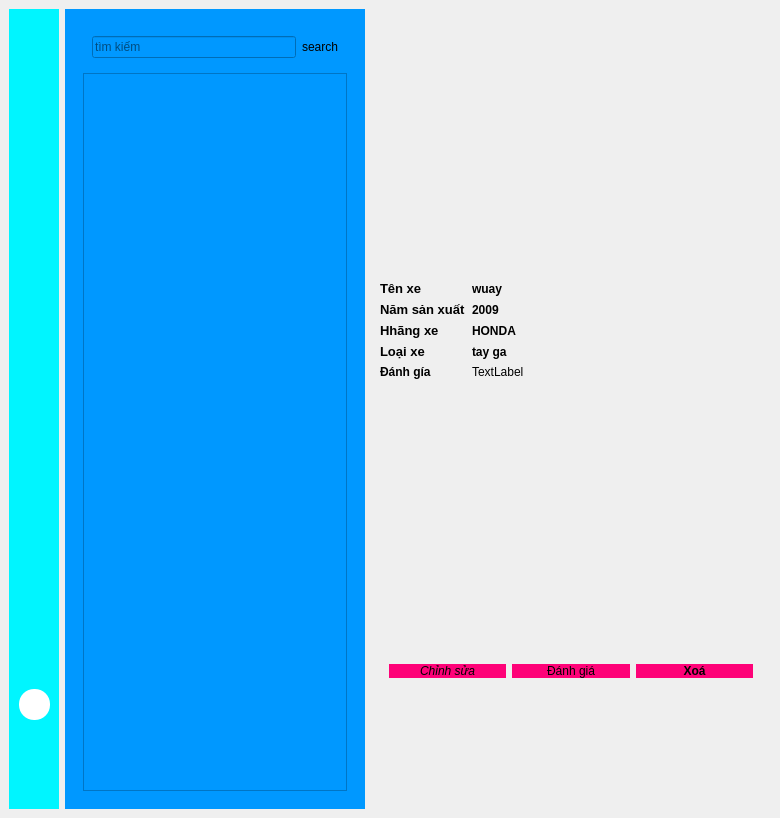
<?xml version="1.0" encoding="UTF-8"?>
<ui version="4.0">
 <class>MainWindow</class>
 <widget class="QMainWindow" name="MainWindow">
  <property name="geometry">
   <rect>
    <x>0</x>
    <y>0</y>
    <width>780</width>
    <height>818</height>
   </rect>
  </property>
  <property name="windowTitle">
   <string>MainWindow</string>
  </property>
  <widget class="QWidget" name="centralwidget">
   <layout class="QHBoxLayout" name="horizontalLayout">
    <item>
     <widget class="QWidget" name="widget_2" native="true">
      <property name="minimumSize">
       <size>
        <width>50</width>
        <height>0</height>
       </size>
      </property>
      <property name="maximumSize">
       <size>
        <width>50</width>
        <height>800</height>
       </size>
      </property>
      <property name="styleSheet">
       <string notr="true">background-color: #00f5ff ;</string>
      </property>
      <widget class="QLabel" name="label">
       <property name="geometry">
        <rect>
         <x>10</x>
         <y>10</y>
         <width>30</width>
         <height>30</height>
        </rect>
       </property>
       <property name="text">
        <string/>
       </property>
       <property name="pixmap">
        <pixmap>../assets/anh2.png</pixmap>
       </property>
       <property name="scaledContents">
        <bool>true</bool>
       </property>
      </widget>
      <widget class="QPushButton" name="account_btn">
       <property name="geometry">
        <rect>
         <x>10</x>
         <y>680</y>
         <width>31</width>
         <height>31</height>
        </rect>
       </property>
       <property name="styleSheet">
        <string notr="true">QPushButton {
	background-color: #ffffff  ;
	border-radius: 15px;
}

QWidget:hover {
	background-color: #0008ff ;
	color: white;
}

</string>
       </property>
       <property name="text">
        <string/>
       </property>
       <property name="icon">
        <iconset>
         <normaloff>../assets/exit-100.png</normaloff>../assets/exit-100.png</iconset>
       </property>
       <property name="iconSize">
        <size>
         <width>30</width>
         <height>30</height>
        </size>
       </property>
      </widget>
      <widget class="QPushButton" name="create_btn">
       <property name="geometry">
        <rect>
         <x>10</x>
         <y>50</y>
         <width>31</width>
         <height>31</height>
        </rect>
       </property>
       <property name="styleSheet">
        <string notr="true">border: none;


</string>
       </property>
       <property name="text">
        <string/>
       </property>
       <property name="icon">
        <iconset>
         <normaloff>../assets/plus-100.png</normaloff>../assets/plus-100.png</iconset>
       </property>
       <property name="iconSize">
        <size>
         <width>30</width>
         <height>30</height>
        </size>
       </property>
      </widget>
     </widget>
    </item>
    <item>
     <widget class="QWidget" name="widget_3" native="true">
      <property name="minimumSize">
       <size>
        <width>200</width>
        <height>0</height>
       </size>
      </property>
      <property name="maximumSize">
       <size>
        <width>300</width>
        <height>800</height>
       </size>
      </property>
      <property name="styleSheet">
       <string notr="true">background-color:#0098ff;</string>
      </property>
      <layout class="QVBoxLayout" name="verticalLayout">
       <item>
        <widget class="QWidget" name="widget_4" native="true">
         <layout class="QVBoxLayout" name="verticalLayout_3">
          <item>
           <widget class="QWidget" name="widget_6" native="true">
            <layout class="QHBoxLayout" name="horizontalLayout_2">
             <item>
              <widget class="QLineEdit" name="search_input">
               <property name="text">
                <string/>
               </property>
               <property name="frame">
                <bool>true</bool>
               </property>
               <property name="placeholderText">
                <string>tìm kiếm</string>
               </property>
              </widget>
             </item>
             <item>
              <widget class="QPushButton" name="search_btn">
               <property name="styleSheet">
                <string notr="true">QWidget {
	background-color: #ff0000 ;
	border-radius: 15px;
}

QWidget:hover {
	background-color: #dc5102 ;
	color: white;
}

	QLabel, QPushButton {
		background-color: transparent;
	}</string>
               </property>
               <property name="text">
                <string>search</string>
               </property>
              </widget>
             </item>
            </layout>
           </widget>
          </item>
          <item>
           <widget class="QListWidget" name="danhsachxe"/>
          </item>
         </layout>
        </widget>
       </item>
      </layout>
     </widget>
    </item>
    <item>
     <widget class="QWidget" name="widget" native="true">
      <property name="maximumSize">
       <size>
        <width>500</width>
        <height>800</height>
       </size>
      </property>
      <layout class="QVBoxLayout" name="verticalLayout_2">
       <item>
        <widget class="QLabel" name="hinh">
         <property name="text">
          <string/>
         </property>
         <property name="pixmap">
          <pixmap>../assets/xe1.jpg</pixmap>
         </property>
         <property name="scaledContents">
          <bool>true</bool>
         </property>
        </widget>
       </item>
       <item>
        <layout class="QFormLayout" name="formLayout">
         <item row="0" column="0">
          <widget class="QLabel" name="label_3">
           <property name="font">
            <font>
             <pointsize>10</pointsize>
             <weight>75</weight>
             <bold>true</bold>
            </font>
           </property>
           <property name="text">
            <string>Tên xe</string>
           </property>
          </widget>
         </item>
         <item row="1" column="0">
          <widget class="QLabel" name="label_4">
           <property name="font">
            <font>
             <pointsize>10</pointsize>
             <weight>75</weight>
             <bold>true</bold>
            </font>
           </property>
           <property name="text">
            <string>Năm sản xuất</string>
           </property>
          </widget>
         </item>
         <item row="2" column="0">
          <widget class="QLabel" name="label_5">
           <property name="font">
            <font>
             <pointsize>10</pointsize>
             <weight>75</weight>
             <bold>true</bold>
            </font>
           </property>
           <property name="text">
            <string>Hhãng xe</string>
           </property>
          </widget>
         </item>
         <item row="3" column="0">
          <widget class="QLabel" name="label_6">
           <property name="font">
            <font>
             <pointsize>10</pointsize>
             <weight>75</weight>
             <bold>true</bold>
            </font>
           </property>
           <property name="text">
            <string>Loại xe</string>
           </property>
          </widget>
         </item>
         <item row="0" column="1">
          <widget class="QLabel" name="ten">
           <property name="font">
            <font>
             <weight>75</weight>
             <bold>true</bold>
            </font>
           </property>
           <property name="text">
            <string>wuay</string>
           </property>
          </widget>
         </item>
         <item row="1" column="1">
          <widget class="QLabel" name="nam">
           <property name="font">
            <font>
             <weight>75</weight>
             <bold>true</bold>
            </font>
           </property>
           <property name="text">
            <string>2009</string>
           </property>
          </widget>
         </item>
         <item row="2" column="1">
          <widget class="QLabel" name="hang">
           <property name="font">
            <font>
             <weight>75</weight>
             <bold>true</bold>
            </font>
           </property>
           <property name="text">
            <string>HONDA</string>
           </property>
          </widget>
         </item>
         <item row="3" column="1">
          <widget class="QLabel" name="loai">
           <property name="font">
            <font>
             <weight>75</weight>
             <bold>true</bold>
            </font>
           </property>
           <property name="text">
            <string>tay ga</string>
           </property>
          </widget>
         </item>
         <item row="4" column="1">
          <widget class="QLabel" name="danhgia">
           <property name="text">
            <string>TextLabel</string>
           </property>
          </widget>
         </item>
         <item row="4" column="0">
          <widget class="QLabel" name="label_8">
           <property name="font">
            <font>
             <weight>75</weight>
             <bold>true</bold>
            </font>
           </property>
           <property name="text">
            <string>Đánh gía</string>
           </property>
          </widget>
         </item>
        </layout>
       </item>
       <item>
        <widget class="QWidget" name="widget_5" native="true">
         <layout class="QHBoxLayout" name="horizontalLayout_6">
          <item>
           <widget class="QPushButton" name="edit_btn">
            <property name="font">
             <font>
              <italic>true</italic>
             </font>
            </property>
            <property name="styleSheet">
             <string notr="true">QPushButton {
	background-color: #fe0278  ;
	border-radius: 15px;
}

QWidget:hover {
	background-color: #7102fe ;
	color: #ffffff;
}
</string>
            </property>
            <property name="text">
             <string>Chỉnh sửa</string>
            </property>
           </widget>
          </item>
          <item>
           <widget class="QPushButton" name="rating_btn">
            <property name="styleSheet">
             <string notr="true">QPushButton {
	background-color: #fe0278  ;
	border-radius: 15px;
}

QWidget:hover {
	background-color: #7102fe ;
	color: #ffffff;
}
</string>
            </property>
            <property name="text">
             <string>Đánh giá</string>
            </property>
           </widget>
          </item>
          <item>
           <widget class="QPushButton" name="delete_btn">
            <property name="font">
             <font>
              <weight>75</weight>
              <bold>true</bold>
             </font>
            </property>
            <property name="styleSheet">
             <string notr="true">QPushButton {
	background-color: #fe0278  ;
	border-radius: 15px;
}

QWidget:hover {
	background-color: #7102fe ;
	color: #ffffff;
}
</string>
            </property>
            <property name="text">
             <string>Xoá</string>
            </property>
           </widget>
          </item>
         </layout>
        </widget>
       </item>
      </layout>
     </widget>
    </item>
   </layout>
  </widget>
 </widget>
 <resources/>
 <connections/>
</ui>
